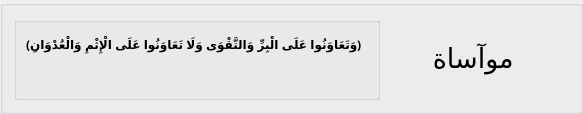
     <widget class="QGroupBox" name="groupBox_7">
      <property name="sizePolicy">
       <sizepolicy hsizetype="Preferred" vsizetype="Fixed">
        <horstretch>0</horstretch>
        <verstretch>0</verstretch>
       </sizepolicy>
      </property>
      <property name="layoutDirection">
       <enum>Qt::RightToLeft</enum>
      </property>
      <property name="title">
       <string/>
      </property>
      <layout class="QHBoxLayout" name="horizontalLayout_22">
       <item>
        <widget class="QLabel" name="appStatus_2">
         <property name="sizePolicy">
          <sizepolicy hsizetype="Fixed" vsizetype="Preferred">
           <horstretch>0</horstretch>
           <verstretch>0</verstretch>
          </sizepolicy>
         </property>
         <property name="minimumSize">
          <size>
           <width>183</width>
           <height>0</height>
          </size>
         </property>
         <property name="font">
          <font>
           <family>Urdu Typesetting</family>
           <pointsize>20</pointsize>
           <weight>50</weight>
           <bold>false</bold>
           <kerning>true</kerning>
          </font>
         </property>
         <property name="layoutDirection">
          <enum>Qt::RightToLeft</enum>
         </property>
         <property name="autoFillBackground">
          <bool>false</bool>
         </property>
         <property name="frameShape">
          <enum>QFrame::NoFrame</enum>
         </property>
         <property name="text">
          <string> موآساة</string>
         </property>
         <property name="textFormat">
          <enum>Qt::AutoText</enum>
         </property>
         <property name="alignment">
          <set>Qt::AlignCenter</set>
         </property>
        </widget>
       </item>
       <item>
        <widget class="QGroupBox" name="groupBox_5">
         <property name="minimumSize">
          <size>
           <width>0</width>
           <height>60</height>
          </size>
         </property>
         <property name="layoutDirection">
          <enum>Qt::RightToLeft</enum>
         </property>
         <property name="title">
          <string/>
         </property>
         <layout class="QGridLayout" name="gridLayout_6">
          <item row="0" column="0">
           <widget class="QLabel" name="appStatus_6">
            <property name="sizePolicy">
             <sizepolicy hsizetype="Preferred" vsizetype="Fixed">
              <horstretch>0</horstretch>
              <verstretch>0</verstretch>
             </sizepolicy>
            </property>
            <property name="minimumSize">
             <size>
              <width>0</width>
              <height>25</height>
             </size>
            </property>
            <property name="font">
             <font>
              <weight>75</weight>
              <bold>true</bold>
             </font>
            </property>
            <property name="layoutDirection">
             <enum>Qt::RightToLeft</enum>
            </property>
            <property name="autoFillBackground">
             <bool>false</bool>
            </property>
            <property name="frameShape">
             <enum>QFrame::NoFrame</enum>
            </property>
            <property name="text">
             <string>  ﴿وَتَعَاوَنُوا عَلَى الْبِرِّ وَالتَّقْوَى وَلَا تَعَاوَنُوا عَلَى الْإِثْمِ وَالْعُدْوَانِ﴾</string>
            </property>
            <property name="textFormat">
             <enum>Qt::AutoText</enum>
            </property>
            <property name="alignment">
             <set>Qt::AlignCenter</set>
            </property>
           </widget>
          </item>
          <item row="1" column="0">
           <widget class="QLabel" name="appStatus">
            <property name="sizePolicy">
             <sizepolicy hsizetype="Preferred" vsizetype="Fixed">
              <horstretch>0</horstretch>
              <verstretch>0</verstretch>
             </sizepolicy>
            </property>
            <property name="minimumSize">
             <size>
              <width>0</width>
              <height>25</height>
             </size>
            </property>
            <property name="font">
             <font>
              <weight>50</weight>
              <bold>false</bold>
             </font>
            </property>
            <property name="layoutDirection">
             <enum>Qt::RightToLeft</enum>
            </property>
            <property name="autoFillBackground">
             <bool>false</bool>
            </property>
            <property name="frameShape">
             <enum>QFrame::NoFrame</enum>
            </property>
            <property name="text">
             <string/>
            </property>
            <property name="textFormat">
             <enum>Qt::AutoText</enum>
            </property>
            <property name="alignment">
             <set>Qt::AlignCenter</set>
            </property>
           </widget>
          </item>
         </layout>
        </widget>
       </item>
      </layout>
     </widget>
